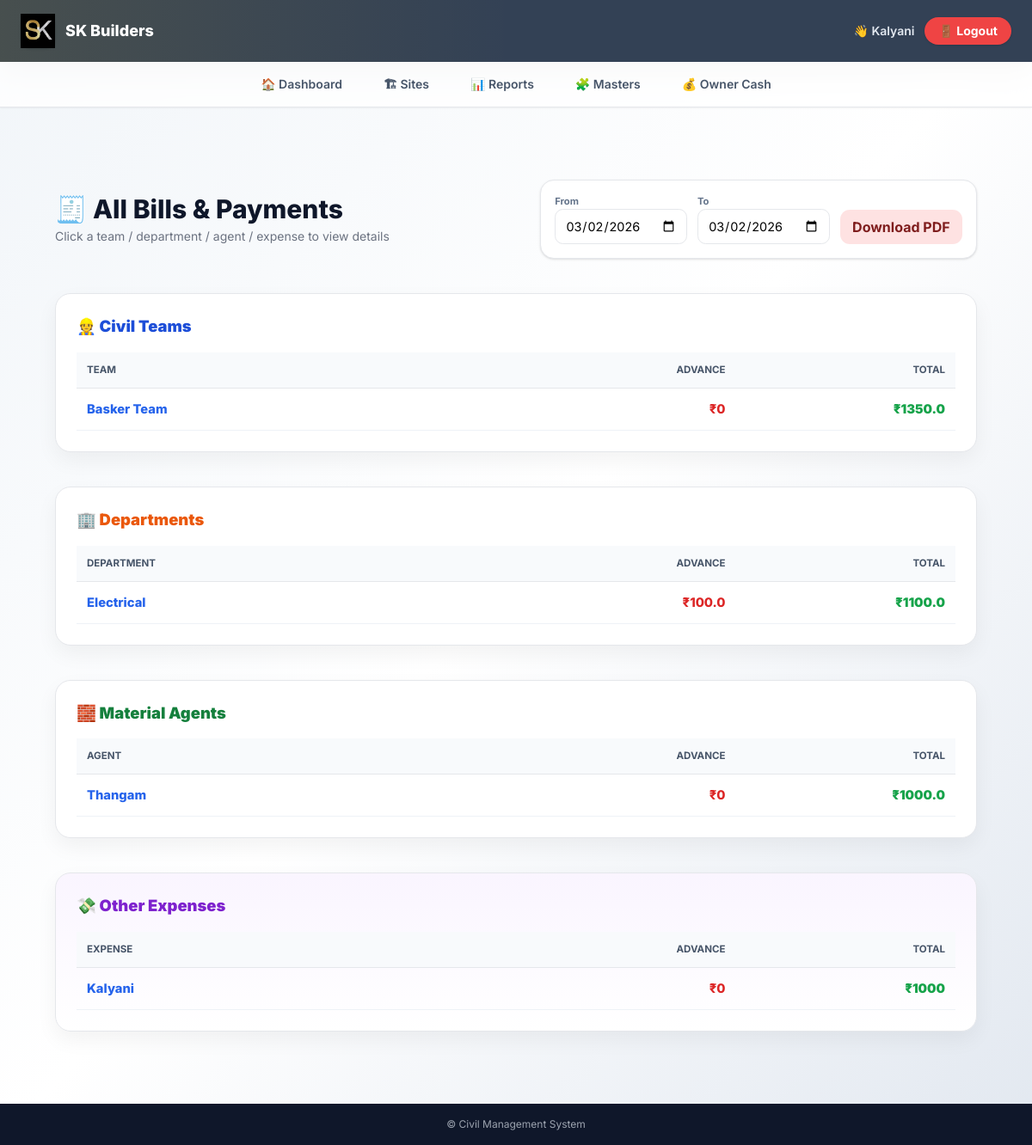
The app's page /bills/ (signed in) with its own data.
### civil_app/models.py (models this page shows, shortened)
class Team(models.Model):
    name = models.CharField(max_length=100)

class Department(models.Model):
    name = models.CharField(max_length=100, unique=True)

### civil_app/views.py (the view)
# urls.py: path("bills/", views.all_bills, name="all_bills"),
@login_required
def all_bills(request):
    from_date = parse_date(request.GET.get("from_date"))
    to_date = parse_date(request.GET.get("to_date"))
    if not from_date:
        from_date = date.today()
    if not to_date:
        to_date = date.today()
    civil_totals = (
        CivilDailyWork.objects
        .filter(date__range=[from_date, to_date])
        .values("team_id", "team__name")
        .annotate(
            total_amount=Sum("total_amount"),
        )
    )
    civil_advance = (
        CivilAdvance.objects
        .filter(date__range=[from_date, to_date])
        .values("team_id")
        .annotate(total_advance=Sum("amount"))
    )
    advance_map = {
        a["team_id"]: a["total_advance"]
        for a in civil_advance
    }
    civil_bills = []
    for c in civil_totals:
        civil_bills.append({
            "team__id": c["team_id"],
            "team__name": c["team__name"],
            "total_amount": c["total_amount"] or 0,
            "total_advance": advance_map.get(c["team_id"], 0),
        })
    dept_bills = (
        DepartmentWork.objects
        .filter(date__range=[from_date, to_date])
        .values("department_id", "department__name")
        .annotate(
            total_amount=Sum("total_amount"),
            total_advance=Sum("advance_amount"),
        )
    )
    material_bills = (
        MaterialEntry.objects
        .filter(date__range=[from_date, to_date])
        .values("agent_name")
        .annotate(
            total_amount=Sum("total"),
            total_advance=Sum("advance"),
        )
    )
    expense_bills = (
        OtherExpense.objects
        .filter(date__range=[from_date, to_date])
        .values("title")
        .annotate(
            total_amount=Coalesce(
                Sum("amount"),
                Value(0),
                output_field=DecimalField()
            )
        )
    )
    grand_total = (
        sum(c["total_amount"] for c in civil_bills) +
        sum(d["total_amount"] for d in dept_bills) +
        sum((m["total_amount"] or 0) - (m.get("total_advance") or 0) for m in material_bills)
    )
    return render(request, "all_bills.html", {
        "civil_bills": civil_bills,
        "dept_bills": dept_bills,
        "material_bills": material_bills,
        "expense_bills": expense_bills,
        "from_date": from_date,
        "to_date": to_date,
        "grand_total": grand_total,
    })

### civil_app/views.py (called while the page is built)
def parse_date(val):
    try:
        return datetime.strptime(val, "%Y-%m-%d").date()
    except:
        return date.today()

### civil_app/templates/all_bills.html (shortened to what this page needs)
{% extends "base.html" %}
{% block content %}
<div class="max-w-7xl mx-auto px-4 py-10 space-y-10 animate-fade">
  <div class="flex flex-col sm:flex-row sm:items-center sm:justify-between gap-6">
    <div>
      <h2 class="text-3xl font-extrabold text-slate-900">
        🧾 All Bills & Payments
      </h2>
      <p class="text-sm text-gray-500 mt-1">
        Click a team / department / agent / expense to view details
      </p>
    </div>
    <form method="get"
      class="flex flex-wrap sm:flex-nowrap items-end gap-3 bg-white px-4 py-4 rounded-2xl shadow border">
      <div class="flex flex-col min-w-[130px] flex-1 sm:flex-none">
        <label class="label">From</label>
        <input type="date" name="from_date"
              value="{{ from_date|date:'Y-m-d' }}"
              class="input w-full">
      </div>
      <div class="flex flex-col min-w-[130px] flex-1 sm:flex-none">
        <label class="label">To</label>
        <input type="date" name="to_date"
              value="{{ to_date|date:'Y-m-d' }}"
              class="input w-full">
      </div>
      <a href="{% url 'all_bills_pdf' %}?from_date={{ from_date|date:'Y-m-d' }}&to_date={{ to_date|date:'Y-m-d' }}"
        class="btn-soft-red flex-1 sm:flex-none text-center whitespace-nowrap">
        Download PDF
      </a>
    </form>
  </div>
  <section class="bill-card">
    <h3 class="bill-title text-blue-700">👷 Civil Teams</h3>
    <table class="bill-table">
      <thead>
        <tr>
          <th class="text-left">Team</th>
          <th>Advance</th>
          <th>Total</th>
        </tr>
      </thead>
      <tbody>
        {% for c in civil_bills %}
        <tr class="row-click"
            onclick="openBill('civil', {{ c.team__id }}, '{{ c.team__name|escapejs }}')">
          <td class="link">{{ c.team__name }}</td>
          <td class="amount-red">₹{{ c.total_advance|default:0 }}</td>
          <td class="amount-green">₹{{ c.total_amount }}</td>
        </tr>
        {% empty %}
        <tr><td colspan="3" class="empty">No civil bills</td></tr>
        {% endfor %}
      </tbody>
    </table>
  </section>
  <section class="bill-card">
    <h3 class="bill-title text-orange-600">🏢 Departments</h3>
    <table class="bill-table">
      <thead>
        <tr>
          <th class="text-left">Department</th>
          <th>Advance</th>
          <th>Total</th>
        </tr>
      </thead>
      <tbody>
        {% for d in dept_bills %}
        <tr class="row-click"
            onclick="openBill('dept', {{ d.department_id }}, '{{ d.department__name|escapejs }}')">
          <td class="link">{{ d.department__name }}</td>
          <td class="amount-red">₹{{ d.total_advance|default:0 }}</td>
          <td class="amount-green">₹{{ d.total_amount }}</td>
        </tr>
        {% empty %}
        <tr><td colspan="3" class="empty">No department bills</td></tr>
        {% endfor %}
      </tbody>
    </table>
  </section>
  <section class="bill-card">
    <h3 class="bill-title text-green-700">🧱 Material Agents</h3>
    <table class="bill-table">
      <thead>
        <tr>
          <th class="text-left">Agent</th>
          <th>Advance</th>
          <th>Total</th>
        </tr>
      </thead>
      <tbody>
        {% for m in material_bills %}
        <tr class="row-click"
            onclick="openBill('material', '{{ m.agent_name|escapejs }}', '{{ m.agent_name|escapejs }}')">
          <td class="link">{{ m.agent_name }}</td>
          <td class="amount-red">₹{{ m.total_advance|default:0 }}</td>
          <td class="amount-green">₹{{ m.total_amount }}</td>
        </tr>
        {% empty %}
        <tr><td colspan="3" class="empty">No material bills</td></tr>
        {% endfor %}
      </tbody>
    </table>
  </section>
  <section class="bill-card bill-card-expense">
    <h3 class="bill-title text-purple-700">💸 Other Expenses</h3>
    <table class="bill-table">
      <thead>
        <tr>
          <th class="text-left">Expense</th>
          <th>Advance</th>
          <th>Total</th>
        </tr>
      </thead>
      <tbody>
        {% for e in expense_bills %}
        <tr class="row-click"
            onclick="openBill('expense', '{{ e.title|escapejs }}', '{{ e.title|escapejs }}')">
          <td class="link">{{ e.title }}</td>
          <td class="amount-red">₹{{ e.total_advance|default:0 }}</td>
          <td class="amount-green">₹{{ e.total_amount }}</td>
        </tr>
        {% empty %}
        <tr><td colspan="3" class="empty">No other expenses</td></tr>
        {% endfor %}
      </tbody>
    </table>
  </section>
</div>
{% endblock %}

### civil_app/templates/base.html (shortened to what this page needs)
{% load static %}
<!DOCTYPE html>
<html lang="en">
<head>
  <script src="https://cdn.tailwindcss.com"></script>
</head>
<body class="bg-gradient-to-br from-slate-100 via-white to-slate-200 min-h-screen flex flex-col">
  <header class="bg-slate-700 text-white px-6 py-4
                 flex items-center justify-between
                 shadow-xl relative overflow-hidden">
<div class="absolute inset-0 bg-gradient-to-r
            from-yellow-400/10 via-transparent to-transparent"></div>
<div class="relative flex items-center gap-3">
  <div class="rounded-xl shadow flex items-center justify-center">
    <img src="{% static 'images/logo.jpeg' %}"
         alt="SK Builders"
         class="h-10 w-auto drop-shadow-sm">
  </div>
  <div>
    <h1 class="font-extrabold text-lg leading-tight">
      SK Builders
    </h1>
  </div>
</div>
<div class="relative flex items-center gap-3">
  {% if user.is_authenticated %}
    <span class="text-sm text-slate-200 font-semibold">
      👋 {{ user.username }}
    </span>
    <form method="post" action="{% url 'logout' %}">
      <button type="submit"
              class="bg-red-500 hover:bg-red-600
                     text-white text-sm font-bold
                     px-4 py-1.5 rounded-full shadow transition">
        🚪 Logout
      </button>
    </form>
  {% endif %}
</div>
  </header>
  <nav class="sticky top-0 z-30 bg-white/80 backdrop-blur-md border-b shadow-sm">
    <div class="max-w-7xl mx-auto px-4">
  <ul class="flex gap-4 md:gap-8 justify-start md:justify-center
             overflow-x-auto whitespace-nowrap
             text-sm font-semibold text-slate-600">
    <li>
      <a href="/"
         class="nav-link {% if request.path == '/' %}active{% endif %}">
        🏠 Dashboard
      </a>
    </li>
    <li>
      <a href="/sites/"
         class="nav-link {% if '/sites' in request.path %}active{% endif %}">
        🏗 Sites
      </a>
    </li>
    <li>
      <a href="{% url 'reports' %}"
         class="nav-link {% if 'reports' in request.path %}active{% endif %}">
        📊 Reports
      </a>
    </li>
    <li>
      <a href="{% url 'masters_and_payments' %}"
         class="nav-link {% if 'masters' in request.path %}active{% endif %}">
        🧩 Masters
      </a>
    </li>
    <li>
      <a href="{% url 'owner_cash_list' %}"
         class="nav-link {% if 'owner-cash' in request.path %}active{% endif %}">
        💰 Owner Cash
      </a>
    </li>
  </ul>
</div>
  </nav>
  <main class="flex-1 max-w-7xl mx-auto w-full px-4 md:px-6 py-5 animate-page">
    <div class="
                p-6 min-h-[70vh]
                ">
      {% block content %}{% endblock %}
    </div>
  </main>
  <footer class="bg-slate-900 text-gray-400 text-xs text-center py-4">
    © {{ now|date:"Y" }} Civil Management System
  </footer>
</body>
</html>

### civil_app/templates/base.html (style rules this page uses)
body { font-family: 'Inter', system-ui, -apple-system, BlinkMacSystemFont, "Segoe UI", sans-serif; }
.nav-link { position: relative; display: inline-flex; align-items: center; gap: 6px; padding: 1rem 0.5rem; color: #475569; transition: color 0.2s ease; }
.nav-link::after { content: ""; position: absolute; bottom: 0; left: 0; width: 0%; height: 3px; background: linear-gradient(to right, #facc15, #f59e0b); transition: width 0.25s ease; border-radius: 999px; }
.animate-page { animation: pageIn 0.4s ease-out; }

### civil_app/templates/all_bills.html (style rules this page uses)
.btn-soft-red { background:#fee2e2; color:#7f1d1d; padding:.5rem .9rem; border-radius:.7rem; font-weight:700; }
.label { font-size:.7rem; font-weight:700; color:#64748b; }
.input { border:1px solid #e5e7eb; border-radius:.6rem; padding:.5rem .7rem; font-size:.9rem; background:#fff; }
.bill-card { width:100%; background:white; border-radius:18px; padding:1.5rem; border:1px solid #e5e7eb; box-shadow:0 10px 25px rgba(0,0,0,.05); transition:.25s; }
.bill-card-expense { background:linear-gradient(180deg,#faf5ff,#ffffff); }
.bill-title { font-size:1.15rem; font-weight:900; margin-bottom:1rem; }
.bill-table { width:100%; table-layout:fixed; border-collapse:collapse; font-size:.92rem; }
.bill-table thead th { font-size:.72rem; text-transform:uppercase; color:#475569; background:#f8fafc; padding:.75rem; border-bottom:1px solid #e5e7eb; }
.bill-table td { padding:.8rem .75rem; border-bottom:1px solid #eef2f7; word-break:break-word; }
.bill-table th:nth-child(1), .bill-table td:nth-child(1) { width:50%; text-align:left; }
.bill-table th:nth-child(2), .bill-table td:nth-child(2) { width:25%; text-align:right; }
.bill-table th:nth-child(3), .bill-table td:nth-child(3) { width:25%; text-align:right; }
.row-click { cursor:pointer; transition:.15s ease; }
.link { color:#2563eb; font-weight:800; }
.amount-red { color:#dc2626; font-weight:800; }
.amount-green { color:#16a34a; font-weight:900; }

### records on screen
Team: team__name "Basker Team", total_advance "0", total_amount "1350.0"
Department: department__name "Electrical", total_advance "100.0", total_amount "1100.0"

### other values on screen
{{ user.username }} "Kalyani"
{{ m.agent_name }} "Thangam"
{{ m.total_advance|default:0 }} "0"
{{ m.total_amount }} "1000.0"
{{ e.title }} "Kalyani"
{{ e.total_advance|default:0 }} "0"
{{ e.total_amount }} "1000"
